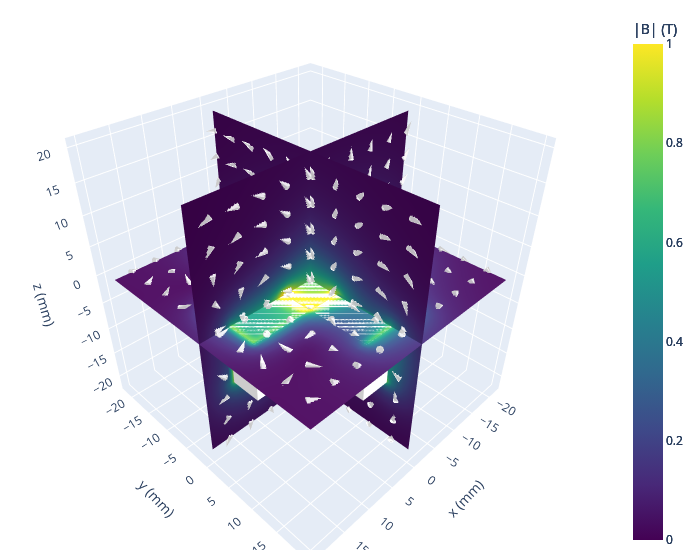

Notebook source saved alongside this figure:
### Markdown cell above
3D Render
![Slice Plot](img/perp_field_slice.png)

### Code cell
mask_magnet = False  # mask values inside a magnet
show_magnets = True  # draw magnet in plots


m0, m1, m2, m3, m4 = gen_perp_field(
    alpha=0.0,
    beta=0.0,
    gamma=0.0,
    all_mag=True,
    mask_magnet=mask_magnet,
    offset_x=0,
    offset_y=0,
    offset_z=0,
)

fig_slice, slice_cache, data_objects = pm.plots.slice_quickplot(
    cmax=1.0,
    num_levels=11,
    opacity=1.0,
    num_arrows=10,
    num_points=40,
    cone_opacity=0.9,
    magnet_opacity=1.0,
    mask_magnet=mask_magnet,
    show_magnets=show_magnets,
    max1=20,
    max2=20,
    slice_value=0.0,
    unit="mm",
)
